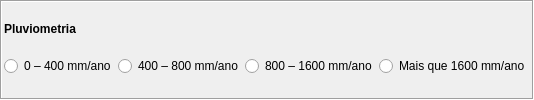
        <widget class="QFrame" name="frame_26">
         <property name="sizePolicy">
          <sizepolicy hsizetype="Preferred" vsizetype="Fixed">
           <horstretch>0</horstretch>
           <verstretch>0</verstretch>
          </sizepolicy>
         </property>
         <property name="frameShape">
          <enum>QFrame::Box</enum>
         </property>
         <property name="frameShadow">
          <enum>QFrame::Sunken</enum>
         </property>
         <layout class="QHBoxLayout" name="horizontalLayout_49" stretch="0">
          <property name="spacing">
           <number>2</number>
          </property>
          <property name="leftMargin">
           <number>2</number>
          </property>
          <property name="topMargin">
           <number>2</number>
          </property>
          <property name="rightMargin">
           <number>2</number>
          </property>
          <property name="bottomMargin">
           <number>2</number>
          </property>
          <item>
           <layout class="QVBoxLayout" name="verticalLayout_56">
            <property name="spacing">
             <number>2</number>
            </property>
            <item>
             <widget class="QLabel" name="lbPluviometria">
              <property name="sizePolicy">
               <sizepolicy hsizetype="Preferred" vsizetype="Fixed">
                <horstretch>0</horstretch>
                <verstretch>0</verstretch>
               </sizepolicy>
              </property>
              <property name="text">
               <string>&lt;html&gt;&lt;head/&gt;&lt;body&gt;&lt;p&gt;&lt;span style=&quot; font-weight:600;&quot;&gt;Pluviometria&lt;/span&gt;&lt;/p&gt;&lt;/body&gt;&lt;/html&gt;</string>
              </property>
             </widget>
            </item>
            <item>
             <layout class="QGridLayout" name="gridLayout_29">
              <item row="0" column="0">
               <widget class="QRadioButton" name="rbPluviometria_0">
                <property name="sizePolicy">
                 <sizepolicy hsizetype="Preferred" vsizetype="Fixed">
                  <horstretch>0</horstretch>
                  <verstretch>0</verstretch>
                 </sizepolicy>
                </property>
                <property name="text">
                 <string>0 – 400 mm/ano</string>
                </property>
               </widget>
              </item>
              <item row="0" column="1">
               <widget class="QRadioButton" name="rbPluviometria_1">
                <property name="sizePolicy">
                 <sizepolicy hsizetype="Preferred" vsizetype="Fixed">
                  <horstretch>0</horstretch>
                  <verstretch>0</verstretch>
                 </sizepolicy>
                </property>
                <property name="text">
                 <string>400 – 800 mm/ano</string>
                </property>
               </widget>
              </item>
              <item row="0" column="2">
               <widget class="QRadioButton" name="rbPluviometria_2">
                <property name="sizePolicy">
                 <sizepolicy hsizetype="Preferred" vsizetype="Fixed">
                  <horstretch>0</horstretch>
                  <verstretch>0</verstretch>
                 </sizepolicy>
                </property>
                <property name="text">
                 <string>800 – 1600 mm/ano</string>
                </property>
               </widget>
              </item>
              <item row="0" column="3">
               <widget class="QRadioButton" name="rbPluviometria_3">
                <property name="sizePolicy">
                 <sizepolicy hsizetype="Preferred" vsizetype="Fixed">
                  <horstretch>0</horstretch>
                  <verstretch>0</verstretch>
                 </sizepolicy>
                </property>
                <property name="text">
                 <string>Mais que 1600 mm/ano</string>
                </property>
               </widget>
              </item>
             </layout>
            </item>
           </layout>
          </item>
         </layout>
        </widget>
